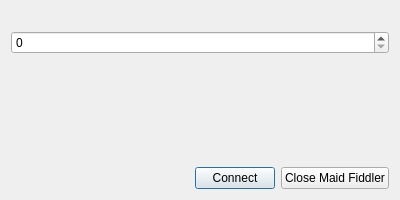
<?xml version="1.0" encoding="UTF-8"?>
<ui version="4.0">
 <class>Dialog</class>
 <widget class="QDialog" name="Dialog">
  <property name="windowModality">
   <enum>Qt::ApplicationModal</enum>
  </property>
  <property name="geometry">
   <rect>
    <x>0</x>
    <y>0</y>
    <width>400</width>
    <height>200</height>
   </rect>
  </property>
  <property name="sizePolicy">
   <sizepolicy hsizetype="Preferred" vsizetype="Preferred">
    <horstretch>0</horstretch>
    <verstretch>0</verstretch>
   </sizepolicy>
  </property>
  <property name="minimumSize">
   <size>
    <width>400</width>
    <height>200</height>
   </size>
  </property>
  <property name="windowTitle">
   <string>Dialog</string>
  </property>
  <property name="modal">
   <bool>true</bool>
  </property>
  <layout class="QVBoxLayout" name="verticalLayout">
   <item>
    <widget class="QLabel" name="description_label">
     <property name="sizePolicy">
      <sizepolicy hsizetype="Preferred" vsizetype="Fixed">
       <horstretch>0</horstretch>
       <verstretch>0</verstretch>
      </sizepolicy>
     </property>
     <property name="whatsThis">
      <string>connect_dialog.info</string>
     </property>
     <property name="text">
      <string/>
     </property>
    </widget>
   </item>
   <item>
    <widget class="QSpinBox" name="port">
     <property name="maximum">
      <number>65535</number>
     </property>
    </widget>
   </item>
   <item>
    <widget class="QLabel" name="status_label">
     <property name="sizePolicy">
      <sizepolicy hsizetype="Preferred" vsizetype="Fixed">
       <horstretch>0</horstretch>
       <verstretch>0</verstretch>
      </sizepolicy>
     </property>
     <property name="autoFillBackground">
      <bool>false</bool>
     </property>
     <property name="styleSheet">
      <string notr="true"/>
     </property>
     <property name="text">
      <string/>
     </property>
    </widget>
   </item>
   <item>
    <spacer name="verticalSpacer">
     <property name="orientation">
      <enum>Qt::Vertical</enum>
     </property>
     <property name="sizeHint" stdset="0">
      <size>
       <width>20</width>
       <height>40</height>
      </size>
     </property>
    </spacer>
   </item>
   <item>
    <layout class="QHBoxLayout" name="horizontalLayout">
     <property name="sizeConstraint">
      <enum>QLayout::SetMinimumSize</enum>
     </property>
     <item>
      <spacer name="horizontalSpacer">
       <property name="orientation">
        <enum>Qt::Horizontal</enum>
       </property>
       <property name="sizeHint" stdset="0">
        <size>
         <width>40</width>
         <height>20</height>
        </size>
       </property>
      </spacer>
     </item>
     <item>
      <widget class="QPushButton" name="connect_button">
       <property name="sizePolicy">
        <sizepolicy hsizetype="Minimum" vsizetype="Minimum">
         <horstretch>0</horstretch>
         <verstretch>0</verstretch>
        </sizepolicy>
       </property>
       <property name="whatsThis">
        <string>connect_dialog.connect</string>
       </property>
       <property name="text">
        <string>Connect</string>
       </property>
      </widget>
     </item>
     <item>
      <widget class="QPushButton" name="close_button">
       <property name="sizePolicy">
        <sizepolicy hsizetype="Minimum" vsizetype="Minimum">
         <horstretch>0</horstretch>
         <verstretch>0</verstretch>
        </sizepolicy>
       </property>
       <property name="whatsThis">
        <string>connect_dialog.close</string>
       </property>
       <property name="text">
        <string>Close Maid Fiddler</string>
       </property>
      </widget>
     </item>
    </layout>
   </item>
  </layout>
 </widget>
 <resources/>
 <connections/>
</ui>
